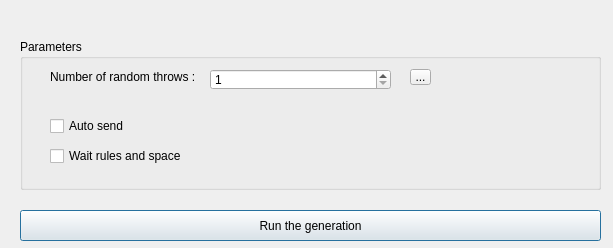
<?xml version="1.0" encoding="UTF-8"?>
<ui version="4.0">
 <class>Dialog</class>
 <widget class="QDialog" name="Dialog">
  <property name="geometry">
   <rect>
    <x>0</x>
    <y>0</y>
    <width>613</width>
    <height>248</height>
   </rect>
  </property>
  <property name="windowTitle">
   <string>Dialog</string>
  </property>
  <widget class="QGroupBox" name="groupBox">
   <property name="geometry">
    <rect>
     <x>20</x>
     <y>39</y>
     <width>581</width>
     <height>151</height>
    </rect>
   </property>
   <property name="title">
    <string>Parameters</string>
   </property>
   <widget class="QCheckBox" name="checkBox">
    <property name="geometry">
     <rect>
      <x>30</x>
      <y>80</y>
      <width>153</width>
      <height>14</height>
     </rect>
    </property>
    <property name="text">
     <string>Auto send</string>
    </property>
    <property name="tristate">
     <bool>true</bool>
    </property>
   </widget>
   <widget class="QToolButton" name="toolButton">
    <property name="geometry">
     <rect>
      <x>390</x>
      <y>30</y>
      <width>21</width>
      <height>16</height>
     </rect>
    </property>
    <property name="text">
     <string>...</string>
    </property>
    <property name="toolButtonStyle">
     <enum>Qt::ToolButtonIconOnly</enum>
    </property>
   </widget>
   <widget class="QLabel" name="label">
    <property name="geometry">
     <rect>
      <x>30</x>
      <y>30</y>
      <width>150</width>
      <height>16</height>
     </rect>
    </property>
    <property name="text">
     <string>Number of random throws :</string>
    </property>
   </widget>
   <widget class="QCheckBox" name="checkBox_2">
    <property name="geometry">
     <rect>
      <x>30</x>
      <y>110</y>
      <width>153</width>
      <height>14</height>
     </rect>
    </property>
    <property name="text">
     <string>Wait rules and space</string>
    </property>
    <property name="tristate">
     <bool>true</bool>
    </property>
   </widget>
   <widget class="QSpinBox" name="lineEdit_nomFichier">
    <property name="geometry">
     <rect>
      <x>190</x>
      <y>30</y>
      <width>181</width>
      <height>21</height>
     </rect>
    </property>
    <property name="minimum">
     <number>1</number>
    </property>
    <property name="maximum">
     <number>1000000000</number>
    </property>
   </widget>
  </widget>
  <widget class="QPushButton" name="pushButton">
   <property name="geometry">
    <rect>
     <x>20</x>
     <y>210</y>
     <width>581</width>
     <height>31</height>
    </rect>
   </property>
   <property name="text">
    <string>Run the generation</string>
   </property>
  </widget>
 </widget>
 <resources/>
 <connections/>
</ui>
